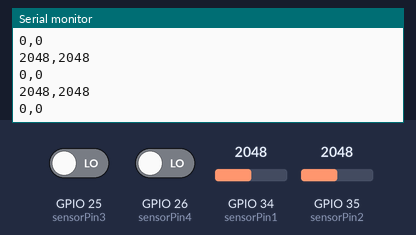
Bench run of a sketch on a simulated ESP32. Shown: the last lines printed to the serial monitor. The inputs (shaded band) are chosen by the test bench; at power-on: GPIO 34 (sensorPin1) = 2048, GPIO 35 (sensorPin2) = 2048, GPIO 25 (sensorPin3) LOW, GPIO 26 (sensorPin4) LOW.

Above: at 1.2 s.
1.3 s: GPIO 34 (sensorPin1) set to 2866
At 1.31 s:
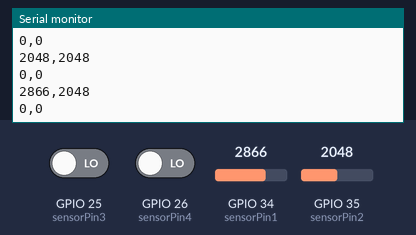
2.8 s: GPIO 35 (sensorPin2) set to 2866
At 2.92 s:
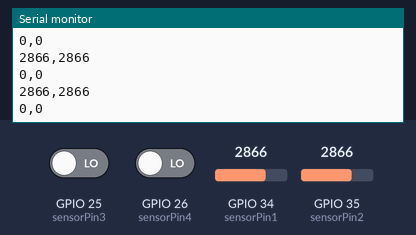
4.3 s: GPIO 25 (sensorPin3) driven HIGH
At 4.32 s:
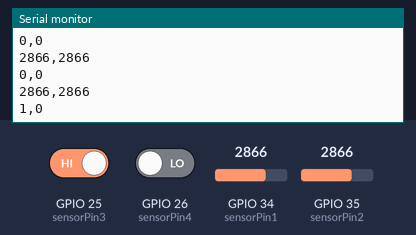
5.8 s: GPIO 26 (sensorPin4) driven HIGH
At 5.83 s:
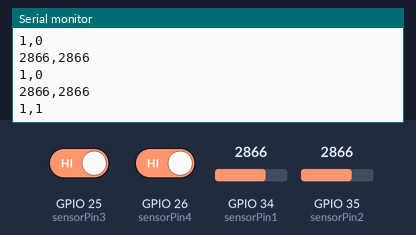
7.3 s: GPIO 34 (sensorPin1) set to 3603
At 7.33 s:
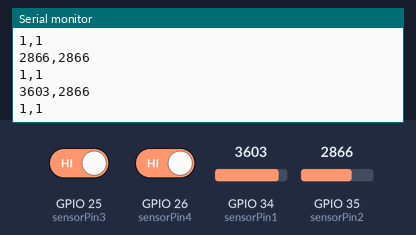
8.8 s: GPIO 35 (sensorPin2) set to 3603
At 8.84 s:
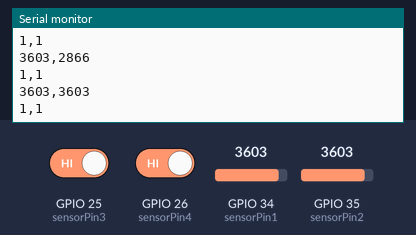
Timing chart, 0 to 11.3 s (numbered marks = the images above; inputs shaded):
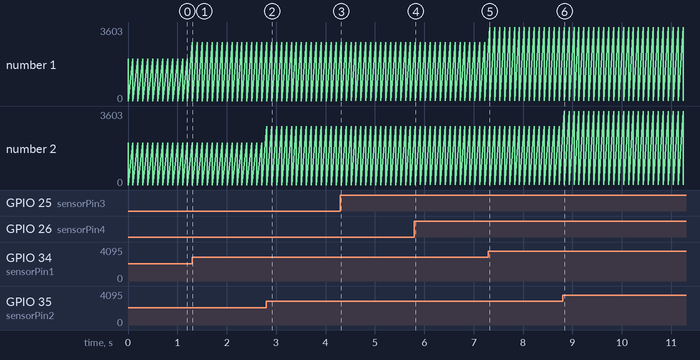

The sketch:

e-Match_Continuity.ino
```cpp
int sensorPin1 = 34;   //continuity
int sensorValue1 = 0;

int sensorPin2 = 35;   //continuity
int sensorValue2 = 0;

int sensorPin3 = 25;   //trigger
int sensorValue3 = 0;

int sensorPin4 = 26;   //trigger
int sensorValue4 = 0;


void setup() {
  Serial.begin(115200);
}

void loop() {
  continuity();
  trigger();
  delay(100);
}

void continuity(){
  sensorValue1 = analogRead(sensorPin1);
  sensorValue2 = analogRead(sensorPin2);
  Serial.print(sensorValue1);
  Serial.print(",");
  Serial.println(sensorValue2);
}

void trigger(){
  sensorValue3 = digitalRead(sensorPin3);
  sensorValue4 = digitalRead(sensorPin4);
  Serial.print(sensorValue3);
  Serial.print(",");
  Serial.println(sensorValue4);
}
```

Measured:
- after the input at 1.3 s, the serial monitor: prints a new line at once (image 1)
- after the input at 2.8 s, the serial monitor: prints a new line at once (image 2)
- after the input at 4.3 s, the serial monitor: prints a new line at once (image 3)
- after the input at 5.8 s, the serial monitor: prints a new line at once (image 4)
- after the input at 7.3 s, the serial monitor: prints a new line at once (image 5)
- after the input at 8.8 s, the serial monitor: prints a new line at once (image 6)
- plotted number 1: 0 → 1 after the input at 4.3 s
